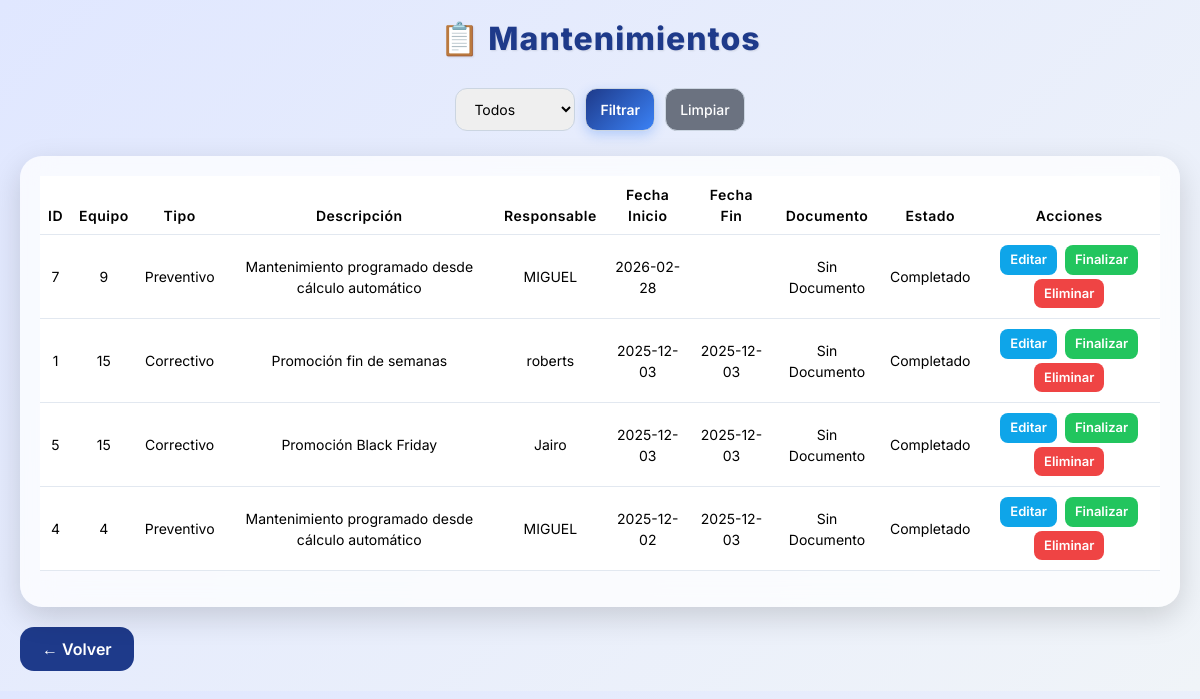
The page /actividades.php (signed in) on the database its author committed.
### tables this page shows
CREATE TABLE `mantenimientos` (
  `id_mantenimiento` int(11) NOT NULL,
  `id_equipo` int(11) NOT NULL,
  `tipo` enum('Preventivo','Correctivo') DEFAULT 'Preventivo',
  `descripcion` text NOT NULL,
  `responsable` varchar(120) DEFAULT NULL,
  `fecha_inicio` date NOT NULL,
  `fecha_fin` date DEFAULT NULL,
  `documento` varchar(255) DEFAULT NULL,
  `estado` enum('En Proceso','Completado') DEFAULT 'En Proceso',
  `fecha_registro` timestamp NOT NULL DEFAULT current_timestamp()
);

### actividades.php (the view, shortened to what this page needs)
<?php
require_once "conexion.php";
$tipoFiltro = $_POST['tipo_filtro'] ?? '';
$where = '';
$result = $conn->query("SELECT * FROM mantenimientos $where ORDER BY fecha_inicio DESC");
?>
<!DOCTYPE html>
<html lang="es">
<head>
<link href="https://cdn.jsdelivr.net/npm/bootstrap@5.3.2/dist/css/bootstrap.min.css" rel="stylesheet">
</head>
<body>
<h2>📋 Mantenimientos</h2>
<div class="filter-container">
<form method="POST" style="display:flex;gap:10px;flex-wrap:wrap;">
    <select name="tipo_filtro">
        <option value="todos" <?= $tipoFiltro=='todos'?'selected':'' ?>>Todos</option>
    </select>
    <button type="submit" class="btn-filter">Filtrar</button>
    <button type="button" class="btn-clear" onclick="window.location='actividades.php'">Limpiar</button>
</form>
</div>
<div class="glass-card">
<div class="table-responsive">
<table class="table align-middle">
<thead>
<tr>
<th>ID</th><th>Equipo</th><th>Tipo</th><th>Descripción</th><th>Responsable</th><th>Fecha Inicio</th><th>Fecha Fin</th><th>Documento</th><th>Estado</th><th>Acciones</th>
</tr>
</thead>
<tbody>
<?php while($row=$result->fetch_assoc()): ?>
<tr id="row-<?= $row['id_mantenimiento'] ?>">
<td><?= $row['id_mantenimiento'] ?></td>
<td><?= $row['id_equipo'] ?></td>
<td><?= $row['tipo'] ?></td>
<td><?= $row['descripcion'] ?></td>
<td><?= $row['responsable'] ?></td>
<td><?= $row['fecha_inicio'] ?></td>
<td><?= $row['fecha_fin'] ?></td>
<td>
<?php if($row['documento']): ?>
<a href="<?= $row['documento'] ?>" target="_blank" class="btn-doc">Ver</a>
<?php else: ?>Sin Documento<?php endif; ?>
</td>
<td id="estado-<?= $row['id_mantenimiento'] ?>"><?= $row['estado'] ?></td>
<td>
<button class="btn btn-edit" onclick="openModal(<?= $row['id_mantenimiento'] ?>,'<?= $row['tipo'] ?>','<?= htmlspecialchars($row['descripcion'],ENT_QUOTES) ?>','<?= htmlspecialchars($row['responsable'],ENT_QUOTES) ?>')">Editar</button>
<button class="btn btn-finalizar" onclick="finalizar(<?= $row['id_mantenimiento'] ?>)">Finalizar</button>
<button class="btn btn-delete" onclick="eliminar(<?= $row['id_mantenimiento'] ?>)">Eliminar</button>
</td>
</tr>
<?php endwhile; ?>
</tbody>
</table>
</div>
</div>
<button class="btn-volver" onclick="window.location='panel.php'">← Volver</button>
</body>
</html>

### actividades.php (style rules this page uses)
body { background: linear-gradient(135deg, #e0e7ff, #f0f4f8); font-family: 'Inter', sans-serif; padding: 20px; color: #1f2937; transition: background 0.5s ease; }
h2 { text-align: center; color: #1e3a8a; margin-bottom: 30px; font-weight: 800; letter-spacing: 1px; text-shadow: 1px 1px 2px rgba(0,0,0,0.1); }
.filter-container { display: flex; gap: 12px; justify-content: center; flex-wrap: wrap; margin-bottom: 25px; }
.filter-container select, .filter-container button { padding: 10px 14px; border-radius: 12px; border: 1px solid #cbd5e1; font-size: 14px; transition: all 0.3s ease; outline: none; }
.btn-filter { background: linear-gradient(135deg, #1e3a8a, #3b82f6); color: white; border: none; cursor: pointer; font-weight: 600; box-shadow: 0 4px 12px rgba(59,130,246,0.3); }
.btn-clear { background: #6b7280; color: white; border: none; cursor: pointer; font-weight: 500; }
.glass-card { background: rgba(255, 255, 255, 0.75); border-radius: 22px; padding: 20px; backdrop-filter: blur(15px); box-shadow: 0 10px 30px rgba(0, 0, 0, 0.15); transition: transform 0.3s ease, box-shadow 0.3s ease; }
table { width: 100%; border-collapse: collapse; font-size: 14px; transition: all 0.3s ease; }
th, td { padding: 12px; text-align: center; border-bottom: 1px solid #e2e8f0; transition: background 0.3s ease, transform 0.2s ease; }
th { background: #1e3a8a; color: white; font-weight: 600; letter-spacing: 0.5px; }
td .btn { margin: 2px; font-size: 13px; border-radius: 8px; padding: 5px 10px; cursor: pointer; border: none; font-weight: 600; transition: all 0.3s ease; }
.btn-edit { background: #0ea5e9; color: white; }
.btn-finalizar { background: #22c55e; color: white; }
.btn-delete { background: #ef4444; color: white; }
.btn-volver { margin-top: 20px; padding: 10px 22px; background: #1e3a8a; color: white; border: none; border-radius: 14px; font-weight: 600; transition: 0.3s; }

### rows shown on the page
mantenimientos: id_mantenimiento "7", id_equipo "9", tipo "Preventivo", descripcion "Mantenimiento programado desde cálculo automático", responsable "MIGUEL", fecha_inicio "2026-02-28", shows "Sin Documento", estado "Completado"
mantenimientos: id_mantenimiento "1", id_equipo "15", tipo "Correctivo", descripcion "Promoción fin de semanas", responsable "roberts", fecha_inicio "2025-12-03", fecha_fin "2025-12-03", shows "Sin Documento", estado "Completado"
mantenimientos: id_mantenimiento "5", id_equipo "15", tipo "Correctivo", descripcion "Promoción Black Friday", responsable "Jairo", fecha_inicio "2025-12-03", fecha_fin "2025-12-03", shows "Sin Documento", estado "Completado"
mantenimientos: id_mantenimiento "4", id_equipo "4", tipo "Preventivo", descripcion "Mantenimiento programado desde cálculo automático", responsable "MIGUEL", fecha_inicio "2025-12-02", fecha_fin "2025-12-03", shows "Sin Documento", estado "Completado"
